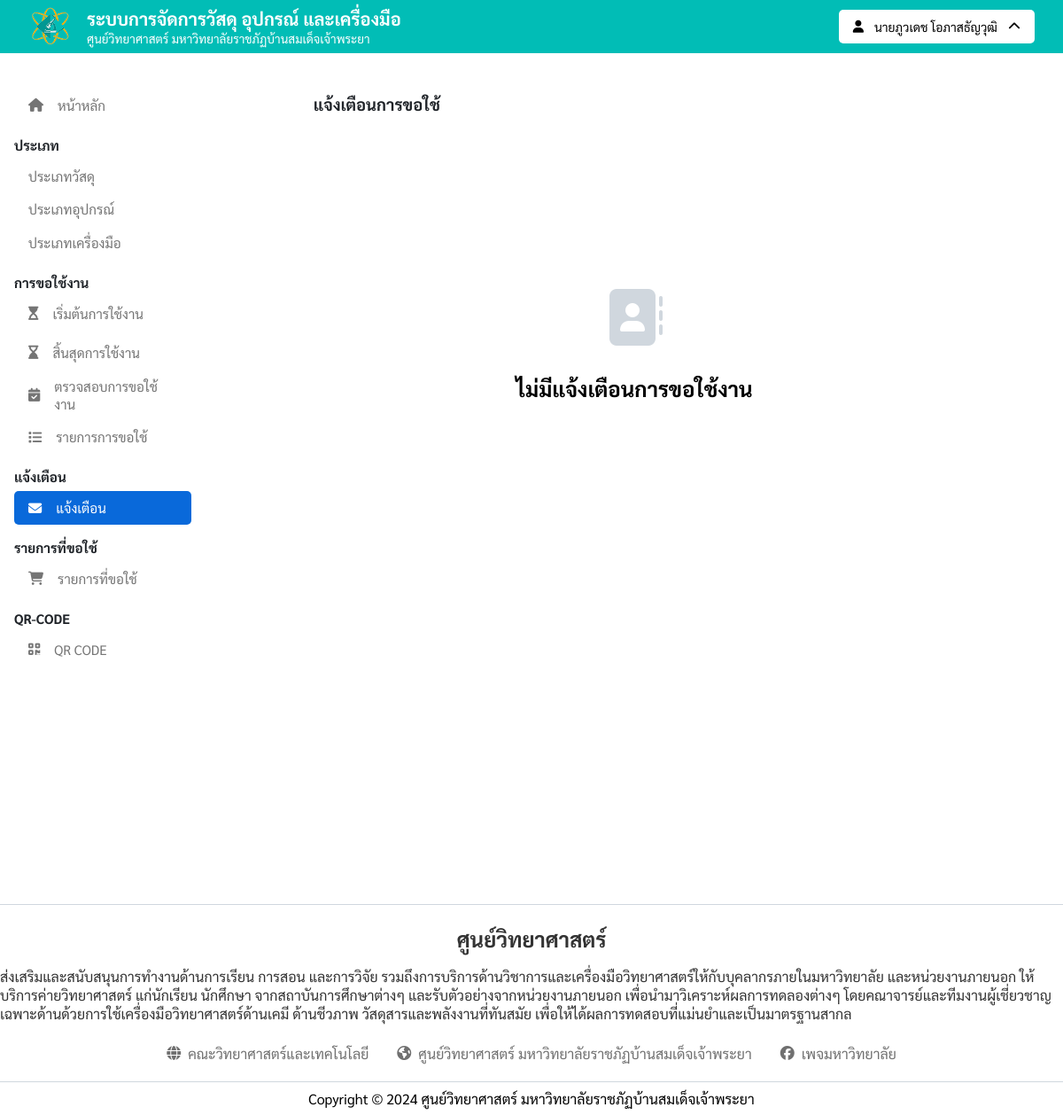
Page /notification (signed in) on the committed database.
### tables this page shows
CREATE TABLE `users_db` (
  `userID` int(50) NOT NULL,
  `username` varchar(100) NOT NULL,
  `password` varchar(100) NOT NULL,
  `created_at` timestamp NOT NULL DEFAULT current_timestamp() ON UPDATE current_timestamp(),
  `pre` set('นาย','นาง','นางสาว','ดร.','ผศ.ดร.','อ.') NOT NULL,
  `firstname` varchar(200) NOT NULL,
  `lastname` varchar(200) NOT NULL,
  `phone_number` varchar(10) NOT NULL,
  `email` varchar(200) NOT NULL,
  `role` set('อาจารย์','เจ้าหน้าที่','บุคลากร','') NOT NULL,
  `urole` set('staff','user') NOT NULL,
  `agency` varchar(100) NOT NULL,
  `status` set('w_approved','approved','n_approved') NOT NULL,
  `approved_by` varchar(200) DEFAULT NULL,
  `approved_date` datetime DEFAULT NULL
);

### assets/config/Database.php (called while the page is built, shortened)
<?php
$base_url = 'http://localhost:8080';
?>

### assets/includes/navigator.php (the view, shortened to what this page needs)
<div class="header">
    <div class="header_nav">
        <div class="header_nav_banner">
            <a href="<?php echo $base_url; ?>/" class="header_navbanner_name">
                <div class="header_navbanner_img">
                    <img src="<?php echo $base_url; ?>/assets/img/logo/sci_center.png">
                </div>
            </a>
            <div class="header_navbanner_name_00">
                <span id="B" class="header_navbanner_name-1">
                    ระบบการจัดการวัสดุ อุปกรณ์ และเครื่องมือ
                </span>
                <span class="header_navbanner_name-2">
                    ศูนย์วิทยาศาสตร์ มหาวิทยาลัยราชภัฏบ้านสมเด็จเจ้าพระยา
                </span>
            </div>
        </div>
        <div class="header_nav_userinfo">
            <?php if (isset($_SESSION['user_login'])) : ?>
                <div class="header_userinfo_btn" id="userInfoBtn">
                    <div class="select">
                        <i class="fa-solid fa-user"></i>
                        <span>
                            <?= $userData['pre'] . $userData['firstname'] . '&nbsp;' . $userData['lastname'] ?>
                        </span>
                        <i class="arrow_rotate fa-solid fa-chevron-up"></i>
                    </div>
                </div>
            <?php endif; ?>
        </div>
    </div>
</div>

### assets/css/navigator.css (style rules this page uses)
* { margin: 0; padding: 0; box-sizing: border-box; font-family: Sarabun; text-decoration: none; list-style: none; }
#B { font-family: Sarabun-bold; }
.header { background-color: #01bdb6; color: white; width: 100%; height: 60px; top: 0; left: 0; position: relative; z-index: 2; }
.header_nav_banner { display: flex; align-items: center; justify-content: center; height: 100%; gap: 1rem; }

### assets/css/index.css (style rules this page uses)
* { margin: 0; padding: 0; box-sizing: border-box; font-family: Sarabun; }
#B { font-family: Sarabun-bold; }

### rows in the picture
users_db: pre "นาย", firstname "ภูวเดช", lastname "โอภาสธัญวุฒิ"
